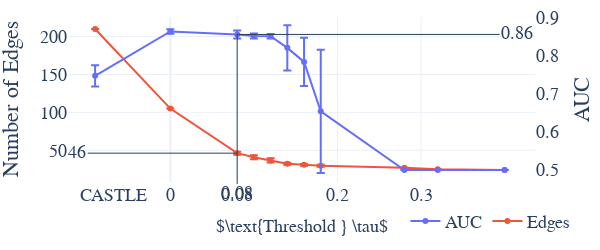

Source (notebook cell):
### Markdown cell above
## Adult

### Code cell
import os
import pandas as pd
import numpy as np
from utils import load_pickle
save = True

version = 'adult_fulltest'
metric = 'auc'

dset='100000'
theta = '(([+-])?\d(\.\d+)?)'

folder = "./results/adjmats/"

import re
list_edges = []
for filename in os.listdir(folder):
    match = re.search(f'W_est.{dset}.(\d).(\d).(.*?).{version}.pkl$', filename)
    if match:
        out_f, in_f, theta = match.groups()
        edges = sum(load_pickle(os.path.join(folder,filename), verbose=False).flatten()>0)
        list_edges.append((float(theta), out_f, in_f, edges))
n_edges = pd.DataFrame(list_edges).groupby(0, as_index=False).agg({3 : ['mean', 'std']})
n_edges.columns = n_edges.columns.droplevel()
n_edges.columns = ['theta','N_edges','Std']


folder = "./results/"
filename = f"Nested5FoldCASTLE.Reg.Synth.100000.{version}.pkl"
describe = load_pickle(os.path.join(folder,filename), verbose=False)
agg_stats = pd.DataFrame([(describe[c]['theta'],c[9],describe[c]['fold'],describe[c][metric]) for c in describe]).groupby(0, as_index=False).agg({2 : ['count','max'], 3 : ['mean', 'std']})
agg_stats.columns = ['theta', 'count','folds',  'accuracy_mean', 'accuracy_std']
agg_stats=agg_stats.merge(n_edges,on='theta')
agg_stats= agg_stats.drop_duplicates(subset=['N_edges']) ########################################################### DROP DUPS

if version == 'fico2':
    #### Add Normal CASTLE
    agg_stats.loc[-1] = [-1,5,5,0.723377,0.009611,405.12,10.401602]#,True]  # adding a row
    agg_stats.index = agg_stats.index + 1  # shifting index
    agg_stats = agg_stats.sort_index()  # sorting by index

    n_edges.loc[-1] = [-1,405.12,10.401602]  # adding a row
    n_edges.index = n_edges.index + 1  # shifting index
    n_edges = n_edges.sort_index()  # sorting by index

sub = -0.09
agg_stats.loc[agg_stats['theta']==-1,'theta'] = sub

filter_theta = 0.6
filter_list = [0.2,0.24]
agg_stats = agg_stats[(agg_stats['theta']<=filter_theta) & (~agg_stats['theta'].isin(filter_list))]
display(agg_stats)

import plotly.graph_objects as go
from plotly.subplots import make_subplots

# Create figure with secondary y-axis
fig = make_subplots(specs=[[{"secondary_y": True}]])

if metric == 'accuracy':
    metric =metric.capitalize()
else:
    metric = metric.upper()

# Add traces
fig.add_trace(
    go.Scatter(x=agg_stats['theta'], y=agg_stats['accuracy_mean'], name=metric,         
    error_y=dict(
            type='data', # value of error bar given in data coordinates
            array=agg_stats['accuracy_std'],
            visible=True)
            ),
    secondary_y=True, 
)

fig.add_trace(
    go.Scatter(x=agg_stats['theta'], y=agg_stats['N_edges'], name="Edges",
    error_y=dict(
            type='data', # value of error bar given in data coordinates
            array=agg_stats['Std'],
            visible=True)
              ),
    secondary_y=False,
)

# Add figure title
fig.update_layout(
    title='',
    legend={
        'y':-0.35,
        'x':0.85,
        'orientation':"h",
        'xanchor': 'center',
        'yanchor': 'bottom'},
    template='plotly_white',
    autosize=True,
    width=600, height=250, 
    margin=dict(
        l=10,
        r=10,
        b=10,
        t=10,
        pad=0
    ),
    font=dict(
        family='Serif',#"Courier New, monospace",
        size=18,
        # color="Black"
    )    
)

# Set x-axis title
fig.update_xaxes(showgrid=True,title={'text':r'$\text{Threshold } \tau$','font':{'size':18#, 'family': 'Courier New, monospace',
}},tickvals=[a for sub in [[0,0.08],list(np.round(np.arange(0.15, max(agg_stats['theta']), 0.15),1))] for a in sub],
)

# Set y-axes titles
fig.update_yaxes(showgrid=False,nticks=6,zeroline=False, title={'text':metric#,'font':{'size':18}
}, #nticks=13,
secondary_y=True)
fig.update_yaxes(showgrid=True,nticks=6,zeroline=True, title={'text':"Number of Edges"#,'font':{'size':18}
}, secondary_y=False)

fig.add_annotation(x=0.02, y=-0.15,
            text="CASTLE",
            showarrow=False,
            yshift=0,
            xref='paper',
            yref='paper',)

chosen_tau=0.08
y_co = agg_stats[agg_stats['theta']==chosen_tau]['accuracy_mean']
fig.add_annotation(x=chosen_tau, y=0.8556,
            text=str(chosen_tau),
            showarrow=True,
            yshift=0,
            xref='x',ax=0,
            yref='y2',ay=160)
fig.add_annotation(x=chosen_tau, y=0.8556,
            text=str(0.86),
            showarrow=True,
            yshift=0,
            xref='x',ax=280,
            yref='y2',ay=0)
fig.add_annotation(x=chosen_tau, y=46.2,
            text=str(46),
            showarrow=True,
            yshift=0,
            xref='x',ax=-160,
            yref='y',ay=0)

fig.show()

output_folder = "figures"
if not os.path.exists(output_folder):
    os.mkdir(output_folder)

out_path = os.path.join(output_folder,f"plot_tauoptim_{version}.png")

if save:
    import kaleido
    fig.write_image(out_path)

y_co

### Figure 1 — Plotly figure (JSON) as saved in the notebook; plotly's stock layout.template omitted (floating-point values rounded to 4 significant figures)
{"data": [{"error_y": {"array": [0.02788, 0.00599, 0.01055, 0.006541, 0.006104, 0.05933, 0.06342, 0.1617, 0, 0, 0], "type": "data", "visible": true}, "name": "AUC", "type": "scatter", "x": [-0.09, 0, 0.08, 0.1, 0.12, 0.14, 0.16, 0.18, 0.28, 0.32, 0.4], "xaxis": "x", "y": [0.747, 0.8635, 0.8556, 0.8518, 0.8508, 0.8204, 0.7835, 0.6538, 0.5, 0.5, 0.5], "yaxis": "y2"}, {"error_y": {"array": [0, 0, 1.979, 2.614, 2.784, 1.354, 1.19, 1.333, 0, 0, 0], "type": "data", "visible": true}, "name": "Edges", "type": "scatter", "x": [-0.09, 0, 0.08, 0.1, 0.12, 0.14, 0.16, 0.18, 0.28, 0.32, 0.4], "xaxis": "x", "y": [210, 105, 46.2, 40.8, 36.6, 32.2, 30.8, 29.75, 27, 25, 24], "yaxis": "y"}], "layout": {"annotations": [{"showarrow": false, "text": "CASTLE", "x": 0.02, "xref": "paper", "y": -0.15, "yref": "paper", "yshift": 0}, {"ax": 0, "ay": 160, "showarrow": true, "text": "0.08", "x": 0.08, "xref": "x", "y": 0.8556, "yref": "y2", "yshift": 0}, {"ax": 280, "ay": 0, "showarrow": true, "text": "0.86", "x": 0.08, "xref": "x", "y": 0.8556, "yref": "y2", "yshift": 0}, {"ax": -160, "ay": 0, "showarrow": true, "text": "46", "x": 0.08, "xref": "x", "y": 46.2, "yref": "y", "yshift": 0}], "autosize": true, "font": {"family": "Serif", "size": 18}, "height": 250, "legend": {"orientation": "h", "x": 0.85, "xanchor": "center", "y": -0.35, "yanchor": "bottom"}, "margin": {"b": 10, "l": 10, "pad": 0, "r": 10, "t": 10}, "title": {"text": ""}, "width": 600, "xaxis": {"anchor": "y", "domain": [0, 0.94], "showgrid": true, "tickvals": [0, 0.08, 0.2, 0.3], "title": {"font": {"size": 18}, "text": "$\\text{Threshold } \\tau$"}}, "yaxis": {"anchor": "x", "domain": [0, 1], "nticks": 6, "showgrid": true, "title": {"text": "Number of Edges"}, "zeroline": true}, "yaxis2": {"anchor": "x", "nticks": 6, "overlaying": "y", "showgrid": false, "side": "right", "title": {"text": "AUC"}, "zeroline": false}}}
